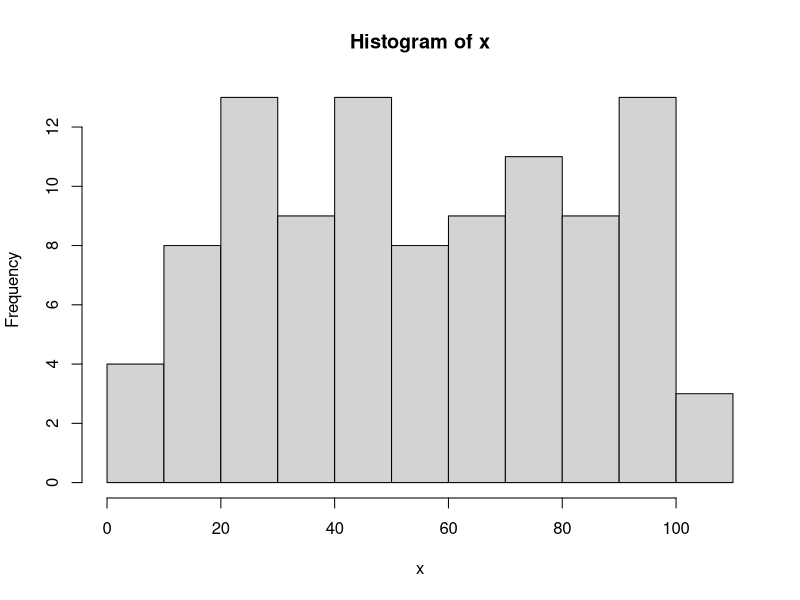
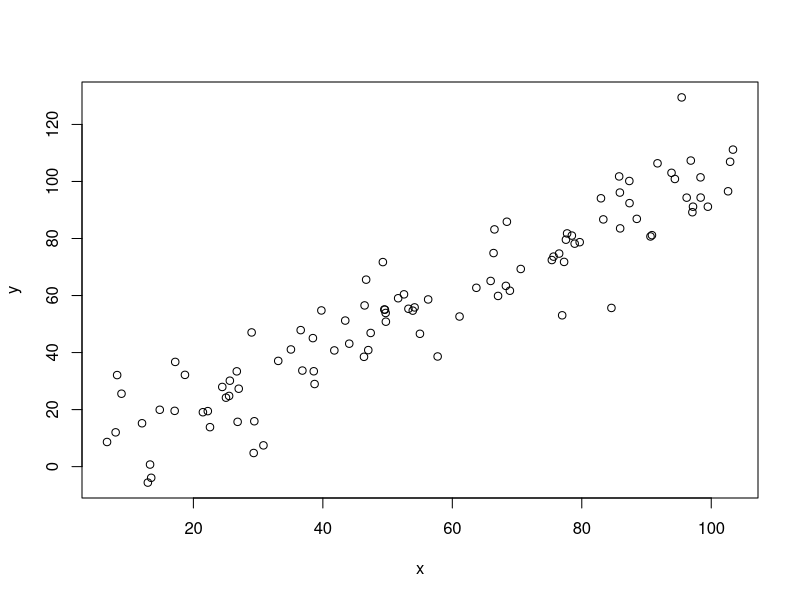

Write R code to recreate these figures, in order.
## Ryan Elmore
## Testing RStudio/Git Integration
## 17 July 2013

e <- rnorm(100, s = 10)
x <- 5 + 10*runif(100, 0, 10)
hist(x)
y <- x + e
plot(x, y)
## another
## huh?
## what the f
